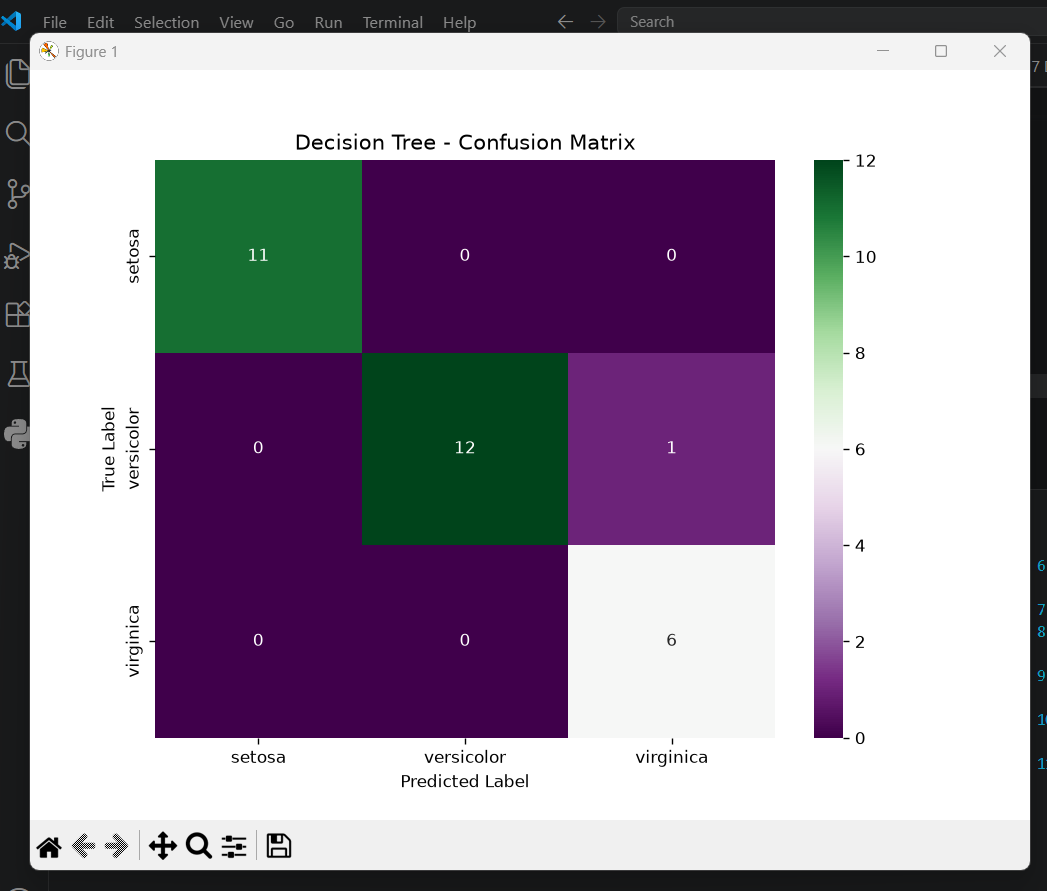

Reproduce this figure in Python.
import pandas as pd
import matplotlib.pyplot as plt
import seaborn as sns

from sklearn.datasets import load_iris
from sklearn.model_selection import train_test_split
from sklearn.tree import DecisionTreeClassifier
from sklearn.metrics import accuracy_score, confusion_matrix

# Load Iris dataset
iris = load_iris()

# Create DataFrame
data = pd.DataFrame(
    iris.data,
    columns=iris.feature_names
)

data['species'] = iris.target

# Input and output
X = data.drop('species', axis=1)
y = data['species']

# Split dataset
X_train, X_test, y_train, y_test = train_test_split(
    X,
    y,
    test_size=0.2,
    random_state=1
)

# Decision Tree model
model = DecisionTreeClassifier()

# Train model
model.fit(X_train, y_train)

# Prediction
y_pred = model.predict(X_test)

# Accuracy
accuracy = accuracy_score(y_test, y_pred)

print("Accuracy:", accuracy)

# Confusion Matrix
conf_matrix = confusion_matrix(y_test, y_pred)

plt.figure(figsize=(8, 6))

sns.heatmap(
    conf_matrix,
    annot=True,
    fmt='d',
    cmap='PRGn',
    xticklabels=iris.target_names,
    yticklabels=iris.target_names
)

plt.xlabel("Predicted Label")
plt.ylabel("True Label")
plt.title("Decision Tree - Confusion Matrix")

plt.show()
